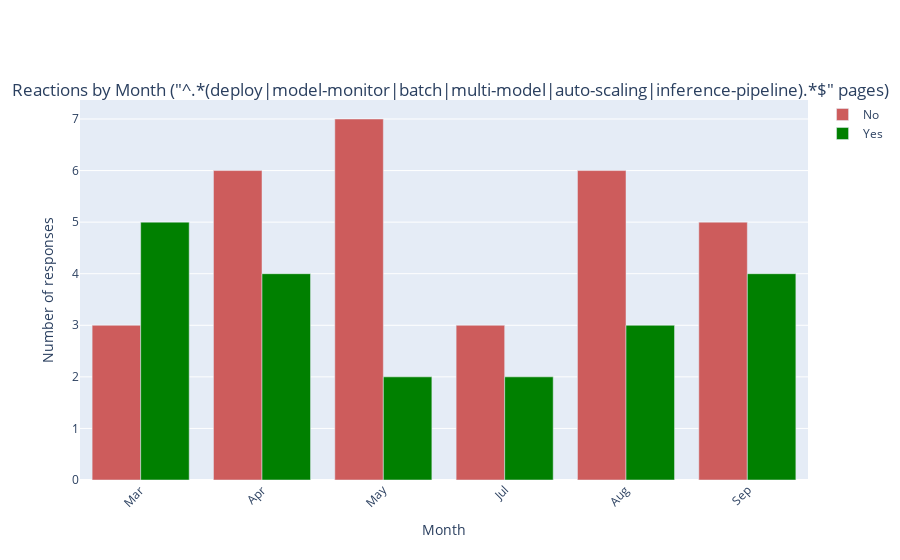
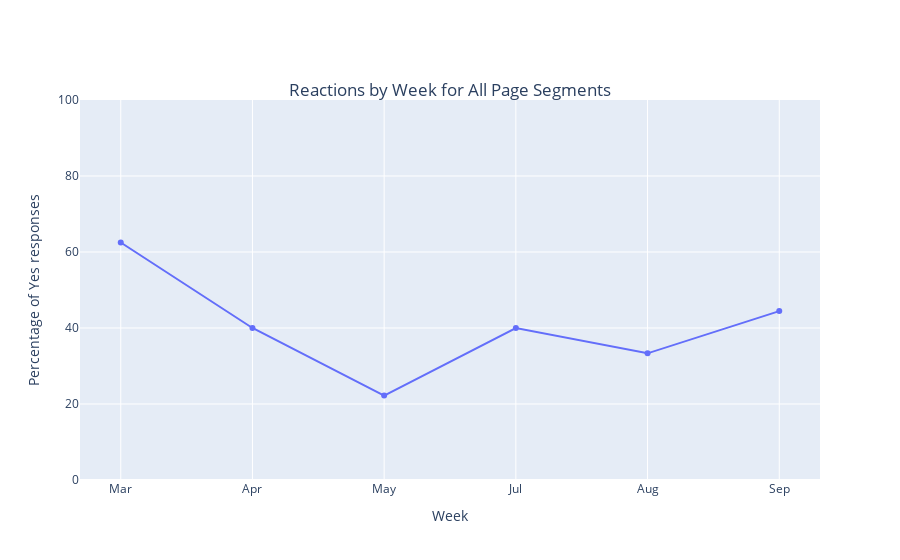

Notebook source saved alongside these figures, in order:
### Markdown cell above
The first function provided is `full_analysis_keywords`. This function outputs bar charts of the number of Yes/No reactions for any set of keywords.
Here are the parameters it takes in:

1. `file_names`: a list of csv file names that you want processed

2. `months`: a list of months corresponding to each file you specified in `file_names`.

3. `keywords`: a list of keywords. The function will find the list of page names that contains each keyword, and generate graphs for those set of pages. In the example below, "gs" will produce a set of pages like \["gs.html", "gs-studio.html", etc.\]. "sms" will produce a set of pages like \["sms-bounding-box.html", "sms-data-input.html", etc.\]. And so on. Note that you can input regexes if desired (e.g., "gs|a2i" for the regex "gs" OR "a2i").

Run the following code cell to see an example of `full_analysis_keywords` and its output.

### Code cell
# Each keyword or regex you put in this list will correspond to a segment of pages
my_keywords = ["^.*(deploy|model-monitor|batch|multi-model|auto-scaling|inference-pipeline).*$" ]

full_analysis_keywords(file_names, months, my_keywords)

### Figure 1 — Plotly figure (JSON) as saved in the notebook; plotly's stock layout.template omitted (floating-point values rounded to 4 significant figures)
{"data": [{"marker": {"color": "indianred"}, "name": "No", "type": "bar", "x": ["Mar", "Apr", "May", "Jul", "Aug", "Sep"], "y": [3, 6, 7, 3, 6, 5]}, {"marker": {"color": "green"}, "name": "Yes", "type": "bar", "x": ["Mar", "Apr", "May", "Jul", "Aug", "Sep"], "y": [5, 4, 2, 2, 3, 4]}], "layout": {"barmode": "group", "title": {"text": "Reactions by Month (\"^.*(deploy|model-monitor|batch|multi-model|auto-scaling|inference-pipeline).*$\" pages)", "x": 0.5, "xanchor": "center", "y": 0.85, "yanchor": "top"}, "xaxis": {"tickangle": -45, "title": {"text": "Month"}}, "yaxis": {"title": {"text": "Number of responses"}}}}

### Figure 2 — Plotly figure (JSON) as saved in the notebook; plotly's stock layout.template omitted (floating-point values rounded to 4 significant figures)
{"data": [{"mode": "lines+markers", "name": "Percentage Yes by Month for \"^.*(deploy|model-monitor|batch|multi-model|auto-scaling|inference-pipeline).*$\"", "type": "scatter", "x": ["Mar", "Apr", "May", "Jul", "Aug", "Sep"], "y": [62.5, 40, 22.22, 40, 33.33, 44.44]}], "layout": {"barmode": "group", "title": {"text": "Reactions by Week for All Page Segments", "x": 0.5, "xanchor": "center", "y": 0.85, "yanchor": "top"}, "xaxis": {"tickangle": 0, "title": {"text": "Week"}}, "yaxis": {"range": [0, 100], "title": {"text": "Percentage of Yes responses"}}}}
